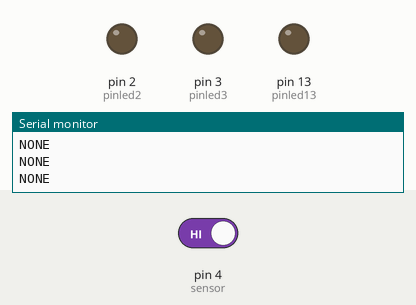
Bench run of a sketch on a simulated Arduino Uno, built with avr-gcc and run on an emulated ATmega328P. On the bench: output pins drawn as LEDs (lit = HIGH), the last lines printed to the serial monitor. Inputs (shaded band) come from the test bench; at power-on: pin 4 (sensor) HIGH.

Above: at 1.2 s.
1.3 s: pin 4 (sensor) driven LOW
At 2.4 s:
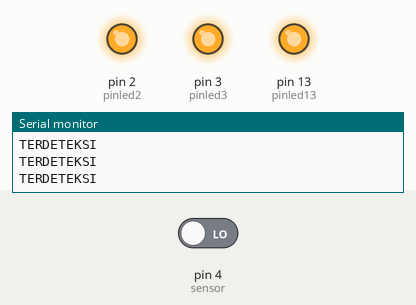
2.8 s: pin 4 (sensor) driven HIGH
At 3.3 s:
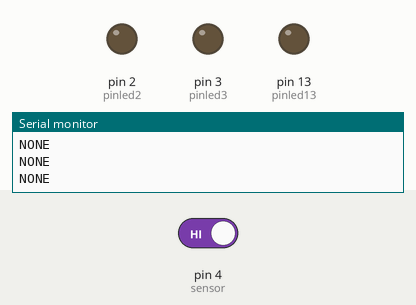
Timing chart, 0 to 5.8 s (numbered marks = the images above; inputs shaded):
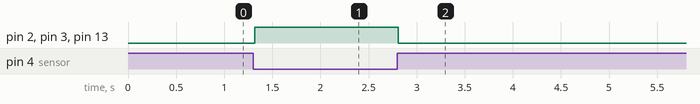

The sketch:

tes.ino
```cpp
int pinled13 = 13;
int pinled2 = 2;
int pinled3 = 3;
int sensor = 4;
int val = 0;

void setup() {
  Serial.begin(9600);
  pinMode(pinled13, OUTPUT);
  pinMode(pinled2, OUTPUT);
  pinMode(pinled3, OUTPUT);
  pinMode(sensor, INPUT);
}

void loop() {
  val = digitalRead(sensor);
  if (val == 0){
    Serial.println("TERDETEKSI");
    digitalWrite(pinled2, HIGH);
    digitalWrite(pinled13, HIGH);
    digitalWrite(pinled3, HIGH);
  } else {
    Serial.println("NONE");
    digitalWrite(pinled2, LOW);
    digitalWrite(pinled13, LOW);
    digitalWrite(pinled3, LOW);
  }
}
```

Measured:
- after the input at 1.3 s, pin 2 (pinled2), pin 3 (pinled3), pin 13 (pinled13): LOW → HIGH at once
- after the input at 2.8 s, pin 2 (pinled2), pin 3 (pinled3), pin 13 (pinled13): HIGH → LOW at once
